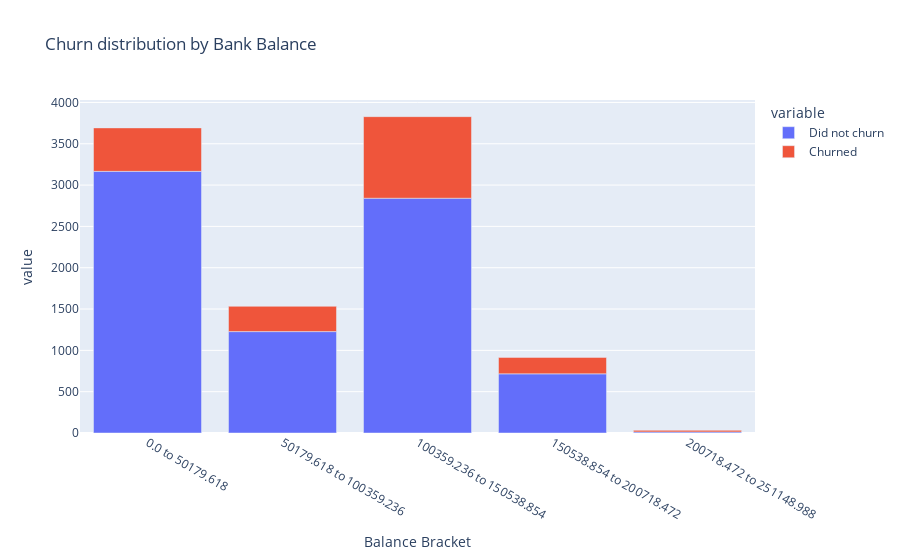

Notebook source saved alongside this figure:
### Markdown cell above
### Churn by Bank Balance
With bank balances, we see that a larger group of customers in around the 100,000 to the 150,000 bracket is more likely to churn, along with the 200,000+ bracket.

### Code cell
fig = px.bar(pd.DataFrame({'Balance Bracket': [f'{bin.left} to {bin.right}' for bin in df.groupby(pd.cut(df['Balance'], bins=5, right=False), observed=True).size().index.to_list()],
                    'Did not churn': df.groupby(pd.cut(df['Balance'], bins=5), observed=True).size() - df.groupby(pd.cut(df['Balance'], bins=5), observed=True).sum()['Exited'],
                    'Churned': df.groupby(pd.cut(df['Balance'], bins=5), observed=True).sum()['Exited']}), 
             x='Balance Bracket',
             y=['Did not churn', 'Churned'], 
             title='Churn distribution by Bank Balance')
fig.show()

### Figure 1 — Plotly figure (JSON) as saved in the notebook; plotly's stock layout.template omitted (floating-point values rounded to 4 significant figures)
{"data": [{"alignmentgroup": "True", "hovertemplate": "variable=Did not churn<br>Balance Bracket=%{x}<br>value=%{y}<extra></extra>", "legendgroup": "Did not churn", "marker": {"color": "#636efa", "pattern": {"shape": ""}}, "name": "Did not churn", "offsetgroup": "Did not churn", "orientation": "v", "showlegend": true, "textposition": "auto", "type": "bar", "x": ["0.0 to 50179.618", "50179.618 to 100359.236", "100359.236 to 150538.854", "150538.854 to 200718.472", "200718.472 to 251148.988"], "xaxis": "x", "y": [3166, 1227, 2841, 716, 13], "yaxis": "y"}, {"alignmentgroup": "True", "hovertemplate": "variable=Churned<br>Balance Bracket=%{x}<br>value=%{y}<extra></extra>", "legendgroup": "Churned", "marker": {"color": "#EF553B", "pattern": {"shape": ""}}, "name": "Churned", "offsetgroup": "Churned", "orientation": "v", "showlegend": true, "textposition": "auto", "type": "bar", "x": ["0.0 to 50179.618", "50179.618 to 100359.236", "100359.236 to 150538.854", "150538.854 to 200718.472", "200718.472 to 251148.988"], "xaxis": "x", "y": [526, 306, 987, 199, 19], "yaxis": "y"}], "layout": {"barmode": "relative", "legend": {"title": {"text": "variable"}, "tracegroupgap": 0}, "title": {"text": "Churn distribution by Bank Balance"}, "xaxis": {"anchor": "y", "domain": [0, 1], "title": {"text": "Balance Bracket"}}, "yaxis": {"anchor": "x", "domain": [0, 1], "title": {"text": "value"}}}}
